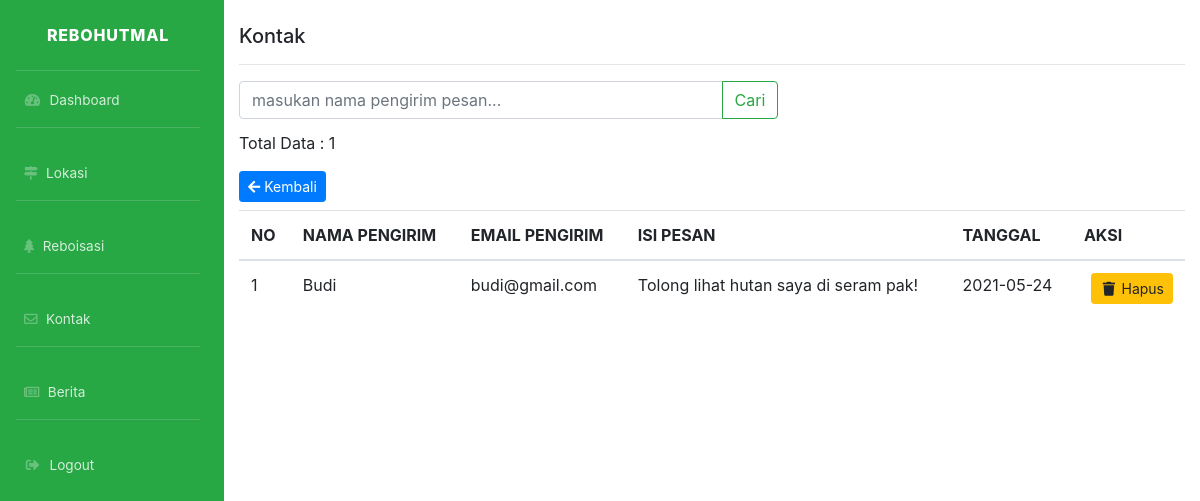
Before: /my-admin/kontak.php (signed in) with the older database file.
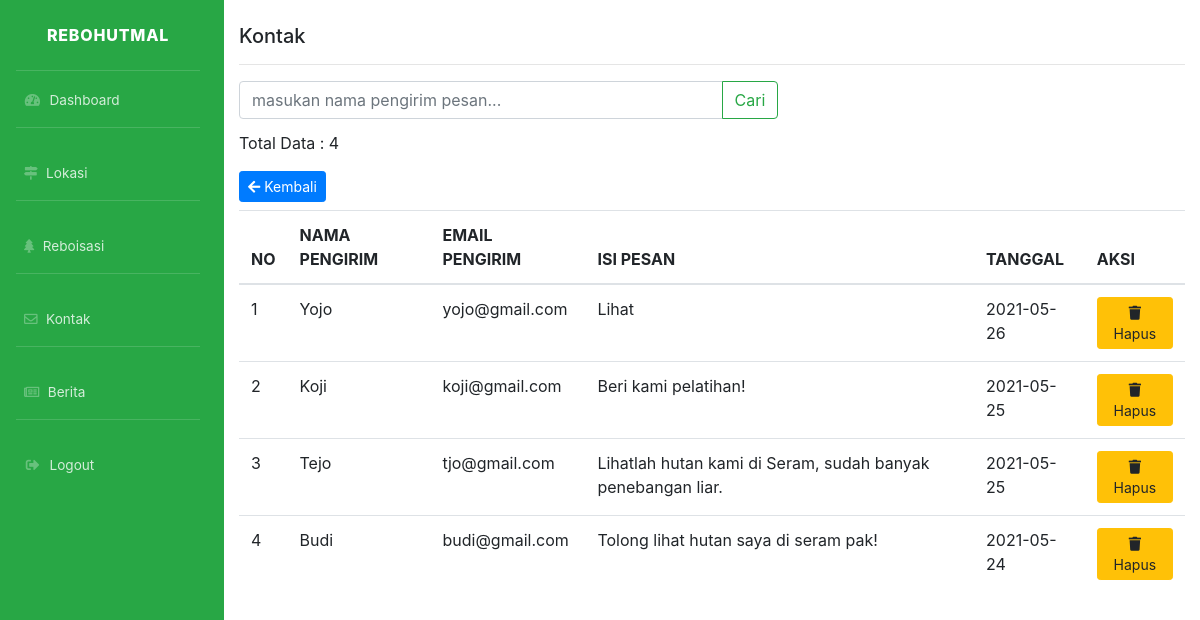
After: the same page with the newer database file.
### tables this page shows
CREATE TABLE `kontak` (
  `id` int(11) NOT NULL,
  `nama` varchar(100) NOT NULL,
  `email` varchar(100) NOT NULL,
  `pesan` text NOT NULL,
  `tanggal` date NOT NULL
);

### functions.php (called while the page is built, shortened)
<?php
$conn = mysqli_connect("localhost", "root", "", "farah_ta");
function getAllData($namaTabel, $id = null) {
	global $conn;
	$query =  "SELECT * FROM $namaTabel ORDER BY id DESC";
	$rows = [];
	$result = mysqli_query($conn, $query);
	while ( $row = mysqli_fetch_assoc($result) ) {
		$rows[] = $row;
	}
	return $rows;
}

### my-admin/kontak.php (the view, shortened to what this page needs)
<?php
require "templates/header.php";
require "../functions.php";
$result = getAllData('kontak');
$total = count($result);
?>
<div class="container-fluid">
  <h5 class="mt-4">Kontak</h5>
  <hr>
    <div class="row">
      <div class="col-md-7">
        <form action="" method="post">
          <div class="input-group mb-1">
            <input type="text" class="form-control" placeholder="masukan nama pengirim pesan..." name="keyword" autofocus="on" autocomplete="off">
            <div class="input-group-append">
              <button  type="submit" class="btn btn-outline-success" name="cari" id="button-addon2">Cari</button>
            </div>
          </div>
        </form>
      </div>
    </div>
    <div class="row mt-2">
      <div class="col-md-3">
        <p>Total Data : <?= ($total != null) ? $total : "-" ?><span class="text-primary"></p>
      </div>
    </div>
    <div class="row">
      <div class="col-md-12">
        <table class="table table-hover">
        <thead>
          <tr>
            <th scope="col">NO</th>
            <th scope="col">NAMA PENGIRIM</th>
            <th scope="col">EMAIL PENGIRIM</th>
            <th scope="col">ISI PESAN</th>
            <th scope="col">TANGGAL</th>
            <th scope="col">AKSI</th>
          </tr>
        </thead>
        <tbody>
          <div class="row">
          	<div class="col-sm-3 mb-2">
          		<a href="kontak.php" class="btn btn-primary btn-sm"><i class="fas fa-arrow-left"></i> Kembali</a>
          	</div>
          </div>
          <?php $noUrut = 1; ?>
          <?php foreach ($result as $row):?>
          <tr>
            <td scope="row"><?= $noUrut; ?></td>
            <td><?= $row['nama'] ?></td>
            <td><?= $row['email'] ?></td>
            <td><?= $row['pesan'] ?></td>
            <td><?= $row['tanggal'] ?></td>
            <td><a href="hapus.php?id=<?= $row['id'] ?>&table=kontak" class="btn btn-warning  btn-sm float-right" onclick="return confirm('Hapus?')"><i class="fa fa-fw fa-trash"></i> Hapus</a>
            </td>
          </tr>
          <?php $noUrut++; ?>
          <?php endforeach; ?>
          </tbody>
        </table>
      </div>
    </div>
</div>
<?php require "templates/footer.php" ?>

Changed rows visible on the page:
added kontak: nama "Yojo", email "yojo@gmail.com", pesan "Lihat", tanggal "2021-05-26"
added kontak: nama "Koji", email "koji@gmail.com", pesan "Beri kami pelatihan!", tanggal "2021-05-25"
added kontak: nama "Tejo", email "tjo@gmail.com", pesan "Lihatlah hutan kami di Seram, sudah banyak penebangan liar.", tanggal "2021-05-25"
Other visible differences:
$total: "1" → "4"
